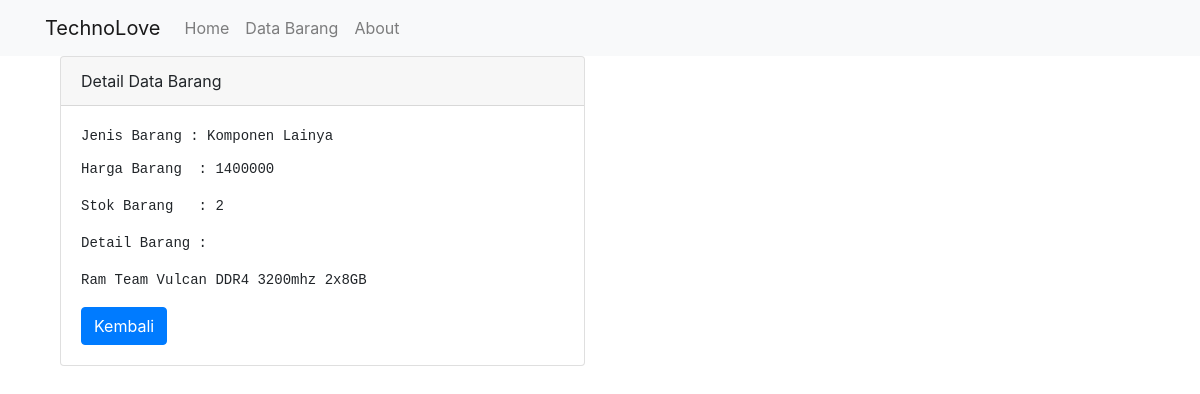
/Data/detail/0, run on the app's committed database.
### tables this page shows
CREATE TABLE `data_barang` (
  `id_barang` int(11) NOT NULL,
  `Nama` varchar(30) NOT NULL,
  `jenis` varchar(30) NOT NULL,
  `detail` text NOT NULL,
  `harga` int(11) NOT NULL,
  `stok` int(11) NOT NULL
);

### application/controllers/Data.php (called while the page is built, shortened)
<?php
class Data extends CI_Controller
{
    function __construct()
    {
        $this->load->model('Data_Barang');
        $this->load->library('form_validation');
    }
    public function detail($id_barang)
    {
        $data['judul'] = "Detail Data Barang";
        $data2['data_barang'] = $this->Data_Barang->getDataBarangById($id_barang);
        $this->load->view('templates/header', $data);
        $this->load->view('data/detail', $data2);
        $this->load->view('templates/footer');
    }
}

### index.php (called while the page is built, shortened)
<?php
require_once BASEPATH.'core/CodeIgniter.php';

### application/models/Data_Barang.php (called while the page is built, shortened)
<?php
class Data_Barang extends CI_model
{
    public function getDataBarangById($id_barang)
    {
        return $this->db->get_where('data_barang', ['id_barang' => $id_barang])->row_array();
    }
}

### application/views/data/detail.php (the view)
<div class="container">
    <row class="mt-3">
        <div class="col-md-6">
            <div class="card">
                <div class="card-header">
                    Detail Data Barang
                </div>
                <div class="card-body">
                    <pre class="card-title">Jenis Barang : <?= $data_barang['jenis']; ?></pre>
                    <pre class="card-text">Harga Barang  : <?= $data_barang['harga']; ?></pre>
                    <pre class="card-text">Stok Barang   : <?= $data_barang['stok']; ?></pre>
                    <pre class="card-text">Detail Barang :</pre>
                    <pre class="card-text"><?= $data_barang['detail']; ?></pre>
                    <a href="<?= base_url(); ?>data/" class="btn btn-primary">Kembali</a>
                </div>
            </div>
        </div>
    </row>
</div>

### data on the page
data_barang: jenis "Komponen Lainya", harga "1400000", stok "2", detail "Ram Team Vulcan DDR4 3200mhz 2x8GB"
